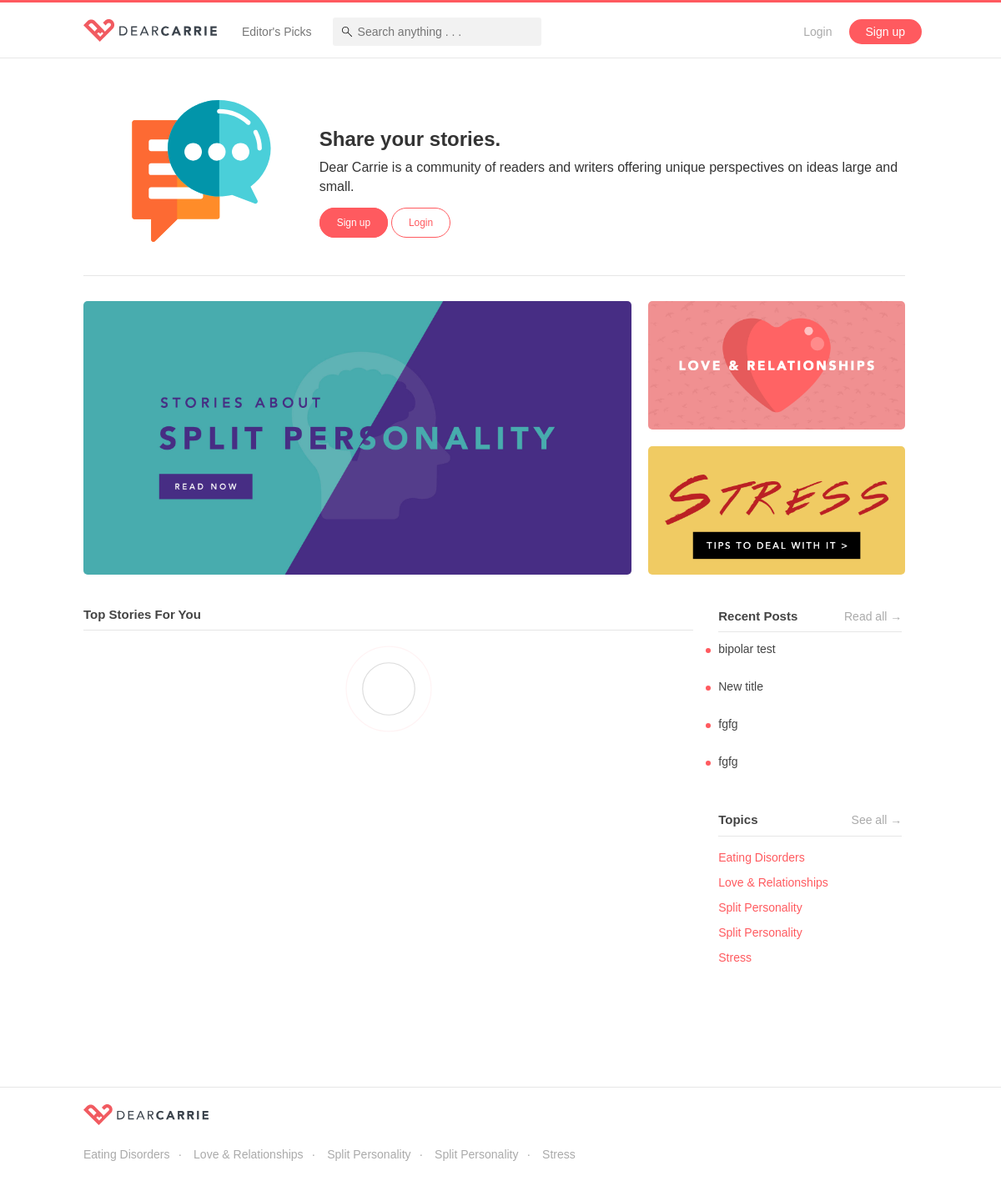
Before: / with the older database file.
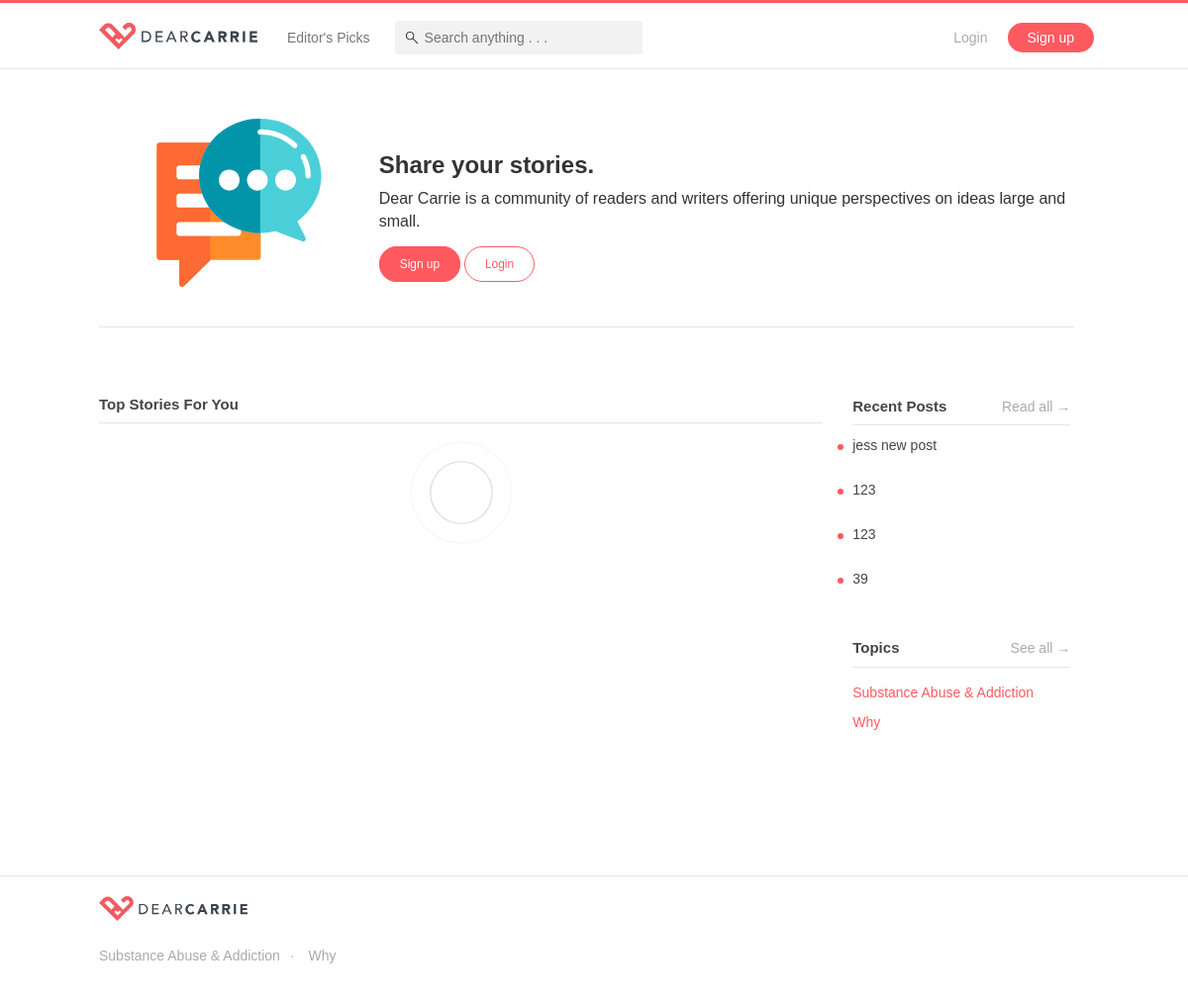
After: the same page with the newer database file.
### tables this page shows
CREATE TABLE `topics` (
  `id` int(11) NOT NULL,
  `main_image` varchar(255) NOT NULL,
  `background` varchar(255) NOT NULL,
  `title` varchar(255) NOT NULL,
  `short_desc` varchar(255) NOT NULL,
  `description` text NOT NULL,
  `date` timestamp NOT NULL DEFAULT CURRENT_TIMESTAMP ON UPDATE CURRENT_TIMESTAMP,
  `followers` int(11) NOT NULL DEFAULT '0',
  `posts` int(11) NOT NULL DEFAULT '0',
  `url` varchar(255) NOT NULL,
  `tel` varchar(255) NOT NULL,
  `type` varchar(255) NOT NULL,
  `order_num` int(11) NOT NULL,
  `score` double NOT NULL DEFAULT '0',
  `published` int(11) NOT NULL DEFAULT '1'
);

CREATE TABLE `posts` (
  `id` int(11) NOT NULL,
  `userid` int(11) DEFAULT NULL,
  `title` varchar(255) DEFAULT NULL,
  `description` text,
  `timestamp` timestamp NOT NULL DEFAULT CURRENT_TIMESTAMP ON UPDATE CURRENT_TIMESTAMP,
  `score` double NOT NULL DEFAULT '0',
  `likes` int(11) NOT NULL DEFAULT '0',
  `comments` int(11) NOT NULL DEFAULT '0',
  `views` int(11) NOT NULL DEFAULT '0',
  `published` int(11) NOT NULL DEFAULT '1'
);

### controllers/commonFunctions.php (called while the page is built, shortened)
<?php
function connectToDataBase() {
	$theLineToDatabase =  mysqli_connect("localhost","root","root","dearcarrie");
	if(!$theLineToDatabase) {
		header("location: error.php?msg=Database connection first error");
		exit();
	}
	else {
	  return $theLineToDatabase;
	}
}
function displayAllTopicsOrderByTitleAsc() {
	$conn = connectToDataBase();
	$sql = "SELECT * FROM topics ORDER BY title ASC";
	$result = $conn->query($sql);
	$resArr = array();
	if ($result->num_rows > 0) {
		 while($row = $result->fetch_assoc()) {
			 $resArr[] = $row;
		 }
	} else {
	}
	return $resArr;
}
function displayMainTopics() {
	$conn = connectToDataBase();
	$sql = "SELECT * FROM topics WHERE type = 'main' ORDER BY order_num";
	$result = $conn->query($sql);
	$resArr = array();
	if ($result->num_rows > 0) {
		 while($row = $result->fetch_assoc()) {
			 $resArr[] = $row;
		 }
	}
	return $resArr;
}
function displayRecentPosts() {
	$conn = connectToDataBase();
	$sql = "SELECT * FROM posts WHERE published = 1 ORDER BY id DESC LIMIT 4";
	$result = $conn->query($sql);
	$resArr = array();
	if ($result->num_rows > 0) {
		 while($row = $result->fetch_assoc()) {
			 $resArr[] = $row;
		 }
	} else {
	}
	return $resArr;
}
?>

### index.php (the view, shortened to what the changed rows need)
<!DOCTYPE html>
<?php
  include('controllers/templates.php');
  $mainTopics = displayMainTopics();
  $topics = displayAllTopicsOrderByTitleAsc();
  $recentPosts = displayRecentPosts();
?>
<html lang="en">
  <?php head("Dear Carrie"); ?>
  <body>
    <div class="page-container">
      <div class="main-banner-grid row">
          <?php
            foreach ($mainTopics as $topic) {
            if ($topic["order_num"] == 1) {
          ?>
            <div class="col-sm-8 col-xs-12">
                <a href="topicDetails?topicID=<?=$topic["id"];?>"><img src="<?=$topic["main_image"];?>" class="img-responsive"></a>
            </div>
          <?php } else { ?>
            <div class="col-sm-4 col-xs-12">
                <a href="topicDetails?topicID=<?=$topic["id"];?>"><img src="<?=$topic["main_image"];?>" class="img-responsive"></a>
            </div>
          <?php } }?>
      </div>
      <br/><br/>
      <div class="row">
          <div class="col-sm-3">
              <div class="main-sidebar">
                  <div class="side-content">
                      <?php foreach($recentPosts as $recentPost) { ?>
                      <a href="post?postID=<?=$recentPost['id'];?>" class="mini-card">
                        <p><?=$recentPost['title'];?></p>
                      </a>
                      <?php } ?>
                  </div>
                  <div class="side-content">
                      <ul>
                          <?php foreach ($topics as $topic) { ?>
                          <li><a href="topicDetails?topicID=<?=$topic["id"];?>"><?=$topic["title"];?></a></li>
                          <?php } ?>
                      </ul>
                  </div>
              </div>
          </div>
      </div>
    </div>
    <?= footer(); ?>
  </body>
</html>

### controllers/templates.php (shortened to what the changed rows need)
<?php
  include('commonFunctions.php');
?>
<?php
function head($title){
?>
  <head>
    <link href="css/bootstrap.min.css" rel="stylesheet">
    <link href="css/animate.css" rel="stylesheet">
    <link href="css/style.css" rel="stylesheet">
  </head>
<?php
}
?>
<?php
function footer() {
  $topics = displayAllTopicsOrderByTitleAsc();
?>
  <footer class="footer">
    <div class="page-container">
      <div class="row">
        <div class="col-sm-12">
          <ul>
            <?php
              $i = 1;
              foreach($topics as $topic) {
                if ($i % 1 == 0) {
            ?>
                <li><a href="topicDetails?topicID=<?=$topic['id'];?>"><?=$topic["title"];?></a></li>
            <?php
                }
                $i++;
              }
            ?>
          </ul>
        </div>
      </div>
    </div>
  </footer>
<?php
}
?>

Changed rows visible on the page:
removed topics: main_image (picture), title "Split Personality"
removed topics: main_image (picture), title "Love & Relationships"
removed topics: main_image (picture), title "Stress"
no longer on this page (row unchanged): posts: title "bipolar test"
no longer on this page (row edited): posts: title "New title"
no longer on this page (row edited): posts: title "fgfg"
no longer on this page (row unchanged): posts: title "fgfg"
removed topics: title "Eating Disorders"
removed topics: title "Split Personality"
added posts: title "jess new post"
added posts: title "123"
added posts: title "123"
added posts: title "39"
added topics: title "Substance Abuse & Addiction"
added topics: title "Why"
